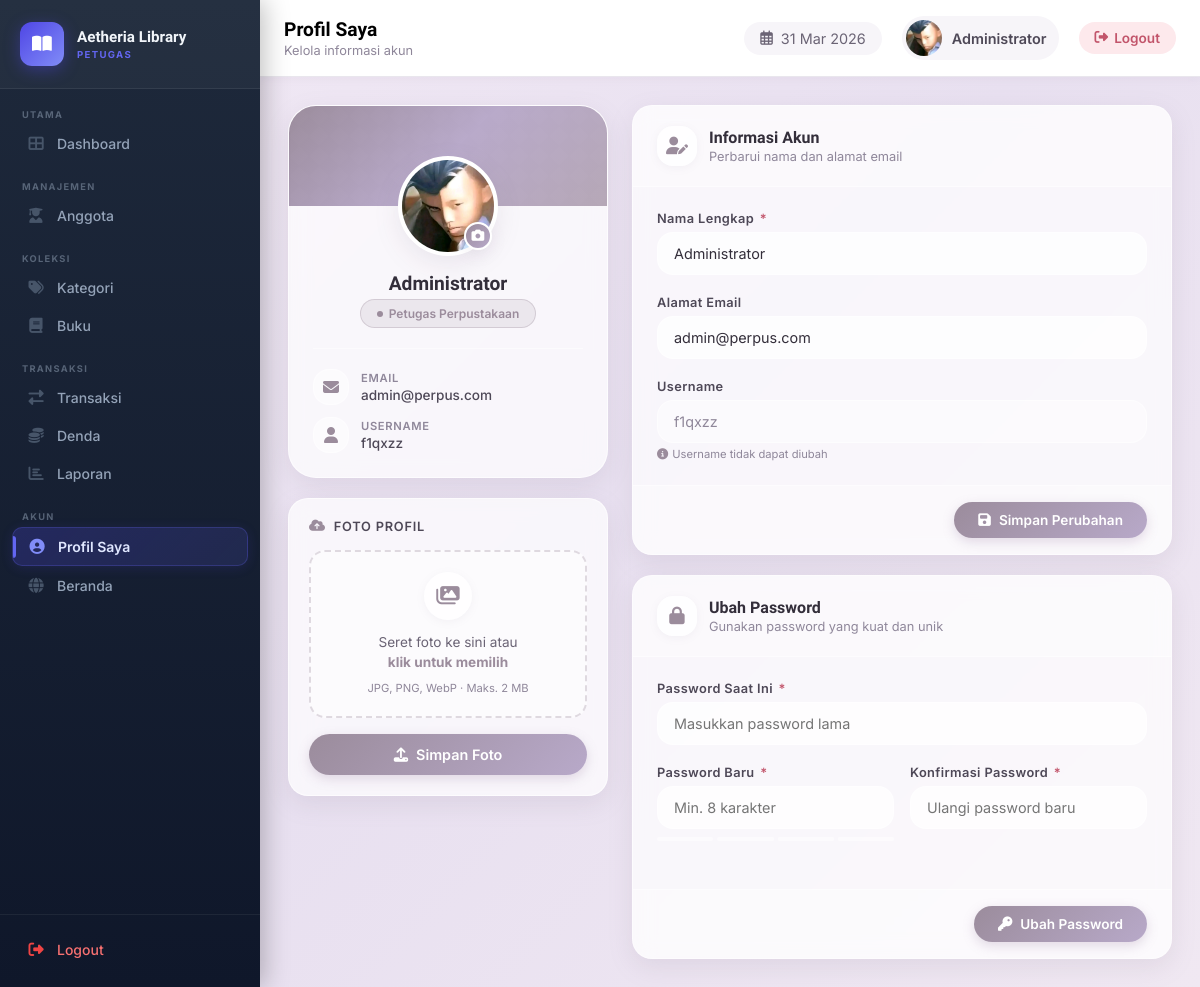
Page /petugas/profil.php (signed in) on the committed database.
### tables this page shows
CREATE TABLE `pengguna` (
  `id_pengguna` int(11) NOT NULL,
  `username` varchar(50) NOT NULL,
  `password` varchar(255) NOT NULL,
  `nama_pengguna` varchar(100) NOT NULL,
  `email` varchar(100) DEFAULT NULL,
  `level` enum('admin','petugas') NOT NULL DEFAULT 'petugas',
  `foto` varchar(255) DEFAULT NULL,
  `created_at` datetime DEFAULT current_timestamp()
);

### includes/session.php (called while the page is built, shortened)
<?php
function getPenggunaId()    { initSession(); return $_SESSION['pengguna_id']    ?? null; }
function getPenggunaName()  { initSession(); return $_SESSION['pengguna_nama']  ?? ''; }

### petugas/profil.php (the view, shortened to what this page needs)
<?php
require_once '../includes/session.php';
$conn = getConnection();
$id      = getPenggunaId();
$stmt = $conn->prepare("SELECT * FROM pengguna WHERE id_pengguna=?");
$stmt->bind_param("i", $id);
$stmt->execute();
$user = $stmt->get_result()->fetch_assoc();
$fotoSrc = (!empty($user['foto']) && file_exists('../' . $user['foto']))
           ? '../' . htmlspecialchars($user['foto'])
           : null;
$page_title = 'Profil Saya';
$page_sub   = 'Kelola informasi akun';
?>
<!DOCTYPE html>
<html lang="id">
<head>
    <link rel="stylesheet" href="https://cdnjs.cloudflare.com/ajax/libs/font-awesome/6.4.0/css/all.min.css">
    <link rel="stylesheet" href="../assets/css/petugas/profil.css?v=<?= @filemtime('../assets/css/petugas/profil.css')?:time() ?>">
</head>
<body>
    <div class="app-wrap">
        <?php include 'includes/nav.php'; ?>
        <div class="main-area">
            <?php include 'includes/header.php'; ?>
            <main class="content">
                <div class="profil-wrap">
                    <div class="profil-sidebar">
                        <div class="id-card">
                            <div class="id-card-body">
                                <label for="fotoInput" style="display:block;width:fit-content;margin:0 auto">
                                    <div class="avatar-ring">
                                        <?php if ($fotoSrc): ?>
                                        <img src="<?= $fotoSrc ?>" alt="Foto Profil" class="avatar-img"
                                            id="avatarPreview">
                                        <?php else: ?>
                                        <div class="avatar-initials" id="avatarInitials">
                                            <?= htmlspecialchars($initials) ?></div>
                                        <img src="" alt="" class="avatar-img" id="avatarPreview" style="display:none">
                                        <?php endif; ?>
                                        <div class="avatar-cam">
                                            <i class="fas fa-camera"></i>
                                        </div>
                                    </div>
                                </label>
                                <div class="profil-name"><?= htmlspecialchars($user['nama_pengguna']) ?></div>
                                <div class="profil-role-badge">Petugas Perpustakaan</div>
                                <div class="id-meta">
                                    <div class="id-meta-row">
                                        <div class="id-meta-icon">
                                            <i class="fas fa-envelope"></i>
                                        </div>
                                        <div class="id-meta-content">
                                            <div class="id-meta-label">Email</div>
                                            <div class="id-meta-val"><?= htmlspecialchars($user['email'] ?? '—') ?>
                                            </div>
                                        </div>
                                    </div>
                                    <div class="id-meta-row">
                                        <div class="id-meta-icon">
                                            <i class="fas fa-user"></i>
                                        </div>
                                        <div class="id-meta-content">
                                            <div class="id-meta-label">Username</div>
                                            <div class="id-meta-val"><?= htmlspecialchars($user['username']) ?></div>
                                        </div>
                                    </div>
                                </div>
                            </div>
                        </div>
                        <div class="foto-upload-card">
                            <div class="foto-upload-title">
                                <i class="fas fa-cloud-upload-alt"></i>
                                Foto Profil
                            </div>
                            <form method="POST" enctype="multipart/form-data" id="fotoForm">
                                <div class="foto-drop-zone" id="dropZone"
                                    onclick="document.getElementById('fotoInput').click()">
                                    <div class="foto-drop-icon">
                                        <i class="fas fa-images"></i>
                                    </div>
                                    <div class="foto-drop-label">
                                        Seret foto ke sini atau<br><strong>klik untuk memilih</strong>
                                    </div>
                                    <div class="foto-hint">JPG, PNG, WebP · Maks. 2 MB</div>
                                </div>
                                <button type="submit" name="upload_foto" class="btn-upload">
                                    <i class="fas fa-upload"></i>
                                    Simpan Foto
                                </button>
                            </form>
                        </div>
                    </div>
                    <div class="profil-forms">
                        <div class="form-card">
                            <div class="form-card-header">
                                <div class="form-card-icon">
                                    <i class="fas fa-user-edit"></i>
                                </div>
                                <div>
                                    <div class="form-card-title">Informasi Akun</div>
                                    <div class="form-card-sub">Perbarui nama dan alamat email</div>
                                </div>
                            </div>
                            <form method="POST">
                                <div class="form-card-body">
                                    <div class="field-group">
                                        <label class="field-label">Nama Lengkap <span>*</span></label>
                                        <input type="text" name="nama_pengguna" class="field-input"
                                            value="<?= htmlspecialchars($user['nama_pengguna']) ?>" required
                                            placeholder="Masukkan nama lengkap">
                                    </div>
                                    <div class="field-group">
                                        <label class="field-label">Alamat Email</label>
                                        <input type="email" name="email" class="field-input"
                                            value="<?= htmlspecialchars($user['email'] ?? '') ?>"
                                            placeholder="contoh@email.com">
                                    </div>
                                    <div class="field-group">
                                        <label class="field-label">Username</label>
                                        <input type="text" class="field-input"
                                            value="<?= htmlspecialchars($user['username']) ?>" readonly>
                                        <div class="field-note">
                                            <i class="fas fa-info-circle"></i>
                                            Username tidak dapat diubah
                                        </div>
                                    </div>
                                </div>
                                <div class="form-card-footer">
                                    <button type="submit" name="update" class="btn-save">
                                        <i class="fas fa-save"></i>
                                        Simpan Perubahan
                                    </button>
                                </div>
                            </form>
                        </div>
                        <div class="form-card">
                            <div class="form-card-header">
                                <div class="form-card-icon">
                                    <i class="fas fa-lock"></i>
                                </div>
                                <div>
                                    <div class="form-card-title">Ubah Password</div>
                                    <div class="form-card-sub">Gunakan password yang kuat dan unik</div>
                                </div>
                            </div>
                            <form method="POST">
                                <div class="form-card-body">
                                    <div class="field-group">
                                        <label class="field-label">Password Saat Ini <span>*</span></label>
                                        <input type="password" name="old_password" class="field-input" required
                                            placeholder="Masukkan password lama">
                                    </div>
                                    <div class="field-row">
                                        <div class="field-group">
                                            <label class="field-label">Password Baru <span>*</span></label>
                                            <input type="password" name="new_password" class="field-input" required
                                                id="newPassInput" placeholder="Min. 8 karakter"
                                                oninput="checkStrength(this.value)">
                                            <div class="pass-strength" id="strengthBars">
                                                <div class="strength-bar" id="bar1"></div>
                                                <div class="strength-bar" id="bar2"></div>
                                                <div class="strength-bar" id="bar3"></div>
                                                <div class="strength-bar" id="bar4"></div>
                                            </div>
                                        </div>
                                        <div class="field-group">
                                            <label class="field-label">Konfirmasi Password <span>*</span></label>
                                            <input type="password" name="confirm_password" class="field-input" required
                                                id="confirmPassInput" placeholder="Ulangi password baru"
                                                oninput="checkMatch()">
                                        </div>
                                    </div>
                                </div>
                                <div class="form-card-footer">
                                    <button type="submit" name="change_pass" class="btn-save">
                                        <i class="fas fa-key"></i>
                                        Ubah Password
                                    </button>
                                </div>
                            </form>
                        </div>
                    </div>
                </div>
            </main>
        </div>
    </div>
</body>
</html>

### petugas/includes/header.php (shortened to what this page needs)
<?php
$page_title = $page_title ?? 'Dashboard';
$page_sub   = $page_sub   ?? 'Panel Petugas · Aetheria Library';
require_once dirname(__DIR__, 2) . '/includes/session.php';
$conn = getConnection();
$userId = getPenggunaId();
$stmt = $conn->prepare("SELECT foto, nama_pengguna FROM pengguna WHERE id_pengguna = ?");
$stmt->bind_param("i", $userId);
$stmt->execute();
$userData = $stmt->get_result()->fetch_assoc();
$initials = '';
$nama = $userData['nama_pengguna'] ?? getPenggunaName();
foreach (explode(' ', trim($nama)) as $w) {
    $initials .= strtoupper(mb_substr($w, 0, 1));
}
$fotoPath = (!empty($userData['foto']) && file_exists(dirname(__DIR__, 2) . '/' . $userData['foto']))
            ? '../' . htmlspecialchars($userData['foto'])
            : null;
?>
<header class="topbar no-print">
    <div class="topbar-left">
        <div>
            <div class="page-title"><?= htmlspecialchars($page_title) ?></div>
            <div class="page-breadcrumb"><?= htmlspecialchars($page_sub) ?></div>
        </div>
    </div>
    <div class="topbar-right">
        <div class="topbar-date">
            <i class="far fa-calendar-alt"></i> <?= date('d M Y') ?>
        </div>
        <div class="topbar-user">
            <?php if ($fotoPath): ?>
            <div class="topbar-avatar">
                <img src="<?= $fotoPath ?>" alt="Foto Profil">
            </div>
            <?php else: ?>
            <div class="topbar-avatar petugas"><?= $initials ?></div>
            <?php endif; ?>
            <span class="topbar-username"><?= htmlspecialchars(getPenggunaName()) ?></span>
        </div>
        <a href="logout.php" class="btn-logout">
            <i class="fas fa-sign-out-alt"></i>
            <span>Logout</span>
        </a>
    </div>
</header>

### petugas/includes/header.php (style rules this page uses)
.topbar { background: white; padding: 16px 24px; border-bottom: 1px solid var(--neutral-200); display: flex; align-items: center; justify-content: space-between; box-shadow: var(--shadow-sm); }
.topbar-left { display: flex; align-items: center; gap: 16px; }
.page-title { font-family: 'Plus Jakarta Sans', sans-serif; font-size: 1.2rem; font-weight: 700; color: var(--neutral-900); margin-bottom: 2px; }
.page-breadcrumb { font-size: 0.8rem; color: var(--neutral-500); }
.topbar-right { display: flex; align-items: center; gap: 20px; }
.topbar-date { font-size: 0.9rem; color: var(--neutral-600); background: var(--neutral-100); padding: 8px 16px; border-radius: var(--radius-full); display: flex; align-items: center; gap: 8px; }
.topbar-date i { color: var(--petugas-500); }
.topbar-user { display: flex; align-items: center; gap: 10px; padding: 4px 12px 4px 4px; background: var(--neutral-100); border-radius: var(--radius-full); }
.topbar-avatar { width: 36px; height: 36px; border-radius: 50%; background: linear-gradient(135deg, var(--petugas-500), var(--petugas-600)); display: flex; align-items: center; justify-content: center; color: white; font-weight: 600; font-size: 0.9rem; overflow: hidden; }
.topbar-avatar img { width: 100%; height: 100%; object-fit: cover; }
.topbar-username { font-size: 0.9rem; font-weight: 600; color: var(--neutral-700); }
.btn-logout { background: var(--danger-50); color: var(--danger-600); border: none; border-radius: var(--radius-full); padding: 8px 16px; font-size: 0.85rem; font-weight: 600; cursor: pointer; display: flex; align-items: center; gap: 6px; text-decoration: none; transition: var(--transition); }

### rows in the picture
pengguna: foto (picture), nama_pengguna "Administrator", email "admin@perpus.com", username "f1qxzz"

### other values in the picture
$page_title "Profil Saya"
$page_sub "Kelola informasi akun"
getPenggunaName() "Administrator"
